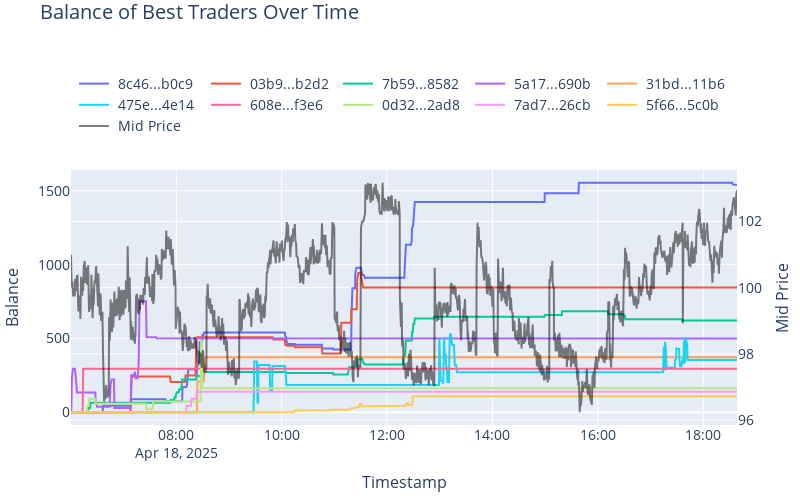

Write notebook code for a chart like this one.
### Code cell
top_10 = stats_df.head(10)
plot_best_traders_interactive(users, timestamps, mid_prices, top_10)

### Figure 1 — Plotly figure (JSON) as saved in the notebook; plotly's stock layout.template omitted (floating-point values rounded to 4 significant figures; data arrays with more than 128 entries replaced by an {"elided": "..."} marker saying what was removed)
{"data": [{"mode": "lines", "name": "<b style=\"color:sandybrown\"></b> 8c46...b0c9 <i style=\"color:#fc9944\">", "uid": "888f9a62-0082-4323-b297-c0647c001d5e", "x": {"elided": "1000 str values"}, "y": {"elided": "1000 float values"}, "yaxis": "y", "type": "scatter"}, {"mode": "lines", "name": "<b style=\"color:sandybrown\"></b> 03b9...b2d2 <i style=\"color:#fc9944\">", "uid": "63d43bf7-edd9-4497-bdda-52a236aef8fb", "x": {"elided": "1000 str values"}, "y": {"elided": "1000 float values"}, "yaxis": "y", "type": "scatter"}, {"mode": "lines", "name": "<b style=\"color:sandybrown\"></b> 7b59...8582 <i style=\"color:#fc9944\">", "uid": "2cbcd112-dbdf-49f7-a640-f7e1f0bc980c", "x": {"elided": "1000 str values"}, "y": {"elided": "1000 float values"}, "yaxis": "y", "type": "scatter"}, {"mode": "lines", "name": "<b style=\"color:sandybrown\"></b> 5a17...690b <i style=\"color:#fc9944\">", "uid": "8badfa3a-8e95-46fd-89b0-d00c0a18c807", "x": {"elided": "1000 str values"}, "y": {"elided": "1000 float values"}, "yaxis": "y", "type": "scatter"}, {"mode": "lines", "name": "<b style=\"color:sandybrown\"></b> 31bd...11b6 <i style=\"color:#fc9944\">", "uid": "16df75c1-b166-4691-884e-6aad1929caf4", "x": {"elided": "1000 str values"}, "y": {"elided": "1000 float values"}, "yaxis": "y", "type": "scatter"}, {"mode": "lines", "name": "<b style=\"color:sandybrown\"></b> 475e...4e14 <i style=\"color:#fc9944\">", "uid": "59eae9fc-025a-497c-9a62-fcce625fab28", "x": {"elided": "1000 str values"}, "y": {"elided": "1000 float values"}, "yaxis": "y", "type": "scatter"}, {"mode": "lines", "name": "<b style=\"color:sandybrown\"></b> 608e...f3e6 <i style=\"color:#fc9944\">", "uid": "7f23b687-f0f4-4ec5-8477-94a734a84129", "x": {"elided": "1000 str values"}, "y": {"elided": "1000 float values"}, "yaxis": "y", "type": "scatter"}, {"mode": "lines", "name": "<b style=\"color:sandybrown\"></b> 0d32...2ad8 <i style=\"color:#fc9944\">", "uid": "2cf58e78-d720-4e8b-8abc-f2763dce2530", "x": {"elided": "1000 str values"}, "y": {"elided": "1000 float values"}, "yaxis": "y", "type": "scatter"}, {"mode": "lines", "name": "<b style=\"color:sandybrown\"></b> 7ad7...26cb <i style=\"color:#fc9944\">", "uid": "577833b3-7612-489e-9bb5-ffd8d9f1729c", "x": {"elided": "1000 str values"}, "y": {"elided": "1000 float values"}, "yaxis": "y", "type": "scatter"}, {"mode": "lines", "name": "<b style=\"color:sandybrown\"></b> 5f66...5c0b <i style=\"color:#fc9944\">", "uid": "62e5f6dc-17fa-4695-a1b9-2b1e2ac2f7b9", "x": {"elided": "1000 str values"}, "y": {"elided": "1000 float values"}, "yaxis": "y", "type": "scatter"}, {"line": {"color": "black"}, "mode": "lines", "name": "<b style=\"color:sandybrown\"></b> Mid Price <i style=\"color:#fc9944\">", "opacity": 0.5, "uid": "63651032-3761-4d6a-bfad-b20f2d0e57e8", "x": {"elided": "1000 str values"}, "y": {"elided": "1000 float values"}, "yaxis": "y2", "type": "scatter"}], "layout": {"title": {"pad": {"t": 5}, "text": "Balance of Best Traders Over Time", "y": 1, "font": {"size": 20}}, "yaxis": {"title": {"text": "Balance", "font": {"size": 16}}, "side": "left", "tickfont": {"size": 14}}, "yaxis2": {"title": {"text": "Mid Price", "font": {"size": 16}}, "overlaying": "y", "side": "right", "tickfont": {"size": 14}}, "legend": {"orientation": "h", "x": 0.5, "y": 1.4, "xanchor": "center", "font": {"size": 14}}, "margin": {"l": 50, "r": 50, "t": 170, "b": 50}, "xaxis": {"title": {"text": "Timestamp", "font": {"size": 16}}, "tickfont": {"size": 14}}, "height": 500, "width": 800}}
